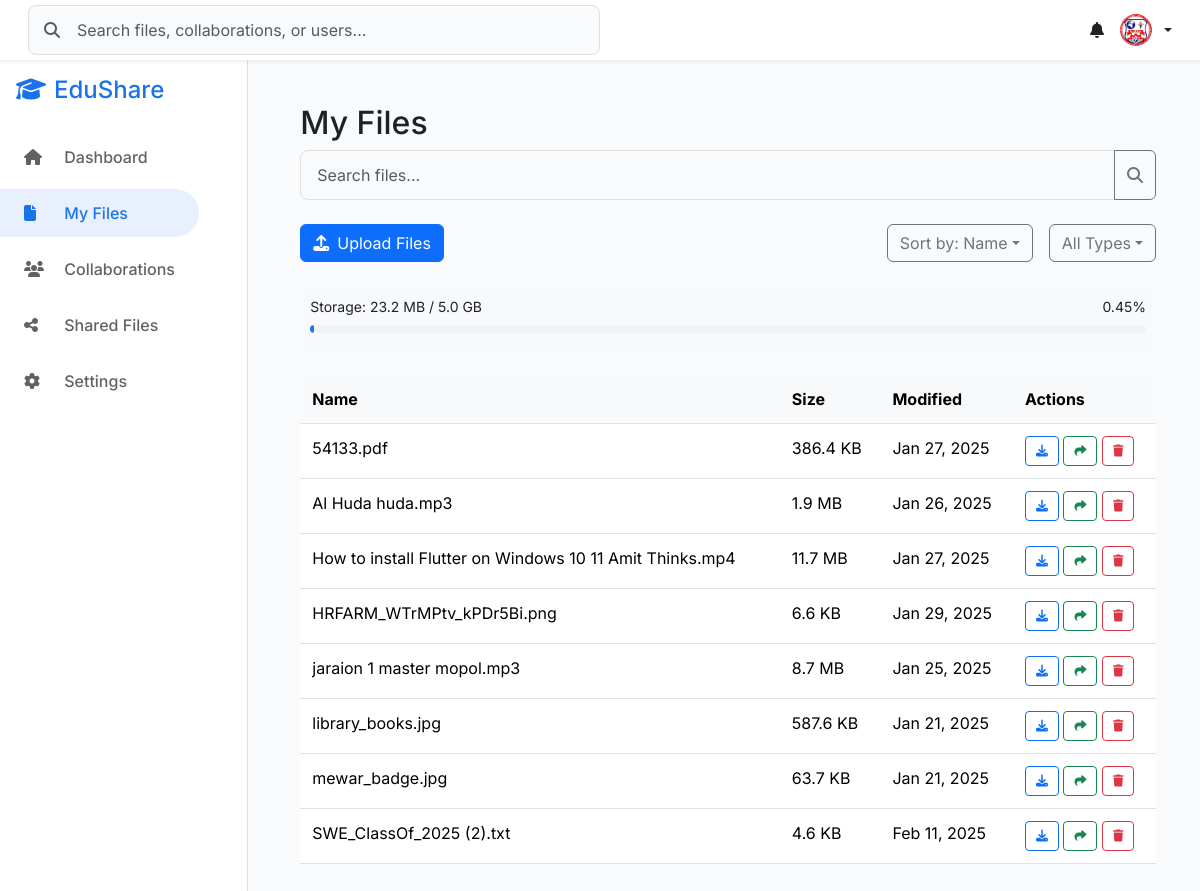
Page /auth/my-files/ (signed in) on the committed database.
### authentication/models.py (models this page shows, shortened)
class User(AbstractUser):
    ROLE_CHOICES = [
        ('faculty', 'Faculty'),
        ('admin', 'Admin'),
        ('external', 'External Partner'),
    ]
    email = models.EmailField(
        unique=True,
        validators=[EmailValidator()],
        error_messages={
            'unique': 'A user with this email already exists.',
        }
    )
    role = models.CharField(
        max_length=20,
        choices=ROLE_CHOICES
    )
    last_login_attempt = models.DateTimeField(null=True, blank=True)
    login_attempts = models.IntegerField(default=0)
    profile_picture = models.ImageField(
        upload_to=profile_picture_path,
        validators=[validate_image_size],
        null=True,
        blank=True,
        help_text="Upload a JPEG or PNG image (max size: 2MB)."
    )
    DEPARTMENT_CHOICES = [
        ('Computer Science', 'Computer Science'),
        ('Software Engineering', 'Software Engineering'),
        ('Cyber Security', 'Cyber Security'),
    ]
    department = models.CharField(
        max_length=100,
        choices=DEPARTMENT_CHOICES,
        blank=True,
        null=True
    )
    email_notifications = models.BooleanField(
        default=True,
        help_text="Enable email notifications about account activity"
    )
    file_updates = models.BooleanField(
        default=True,
        help_text="Receive notifications when shared files are modified"
    )
    USERNAME_FIELD = 'email'
    REQUIRED_FIELDS = ['username', 'role']
    class Meta:
        db_table = 'auth_user'

class File(models.Model):
    user = models.ForeignKey(User, on_delete=models.CASCADE)
    name = models.CharField(max_length=255)
    file = models.FileField(upload_to='files/')
    file_size = models.BigIntegerField()
    created_at = models.DateTimeField(auto_now_add=True)
    modified_at = models.DateTimeField(auto_now=True)

### authentication/views.py (the view)
# urls.py: path('my-files/', views.my_files, name='my_files'),
@login_required
def my_files(request):
    files = File.objects.filter(user=request.user).order_by('-created_at')
    paginator = Paginator(files, 10)
    page_number = request.GET.get('page', 1)
    page_obj = paginator.get_page(page_number)
    formatted_files = [{
        'id': file.id,
        'name': file.name,
        'size': format_file_size(file.file_size),
        'modified': file.modified_at.strftime('%b %d, %Y')
    } for file in page_obj]
    context = {
        'files': formatted_files,
        'storage_used': {
            'used': File.objects.filter(user=request.user).aggregate(total=Sum('file_size'))['total'] or 0,
            'total': 5 * 1024 * 1024 * 1024,  # 5GB in bytes
            'percentage': (File.objects.filter(user=request.user).aggregate(total=Sum('file_size'))['total'] or 0) / (5 * 1024 * 1024 * 1024) * 100,
            'used_formatted': format_file_size(File.objects.filter(user=request.user).aggregate(total=Sum('file_size'))['total'] or 0),
            'total_formatted': format_file_size(5 * 1024 * 1024 * 1024)
        }
    }
    return render(request, 'authentication/dashboard/my_files.html', context)

### authentication/views.py (called while the page is built)
def format_file_size(size_in_bytes):
    for unit in ['B', 'KB', 'MB', 'GB']:
        if size_in_bytes < 1024.0:
            return f"{size_in_bytes:.1f} {unit}"
        size_in_bytes /= 1024.0
    return f"{size_in_bytes:.1f} TB"

### authentication/templates/authentication/dashboard/my_files.html (shortened to what this page needs)
{% extends 'authentication/dashboard/base.html' %}
{% load static %}
{% block extra_css %}
<link rel="stylesheet" href="{% static 'css/my_files.css' %}">
{% endblock %}
{% block content %}
<div class="my-files-section">
    <h2>My Files</h2>
    <div class="search-bar mb-4">
        <div class="input-group">
            <input type="text" class="search-input form-control" placeholder="Search files..." id="search-input">
            <button class="btn btn-outline-secondary" type="button" id="search-button">
                <i class="fas fa-search"></i>
            </button>
        </div>
    </div>
    <div class="d-flex justify-content-between align-items-center mb-4">
        <button class="btn btn-primary" id="upload-files-btn">
            <i class="fas fa-upload me-2"></i>Upload Files
        </button>
        <div class="d-flex gap-3">
            <div class="dropdown">
                <button class="btn btn-outline-secondary dropdown-toggle" type="button" id="sort-by-dropdown" data-bs-toggle="dropdown" aria-expanded="false">
                </button>
            </div>
            <div class="dropdown">
                <button class="btn btn-outline-secondary dropdown-toggle" type="button" id="filter-by-dropdown" data-bs-toggle="dropdown" aria-expanded="false">
                </button>
            </div>
        </div>
    </div>
    <div class="storage-bar mb-4">
        <div class="d-flex justify-content-between align-items-center">
            <small>Storage: {{ storage_used.used_formatted }} / {{ storage_used.total_formatted }}</small>
            <small>{{ storage_used.percentage|floatformat:2 }}%</small>
        </div>
        <div class="progress">
            <div class="progress-bar" role="progressbar" style="width: {{ storage_used.percentage }}%;" aria-valuenow="{{ storage_used.percentage }}" aria-valuemin="0" aria-valuemax="100"></div>
        </div>
    </div>
    <div class="files-table">
        <table class="table table-hover">
            <thead>
                <tr>
                    <th>Name</th>
                    <th>Size</th>
                    <th>Modified</th>
                    <th>Actions</th>
                </tr>
            </thead>
            <tbody id="files-list">
                {% for file in files %}
                <tr data-file-id="{{ file.id }}">
                    <td>{{ file.name }}</td>
                    <td>{{ file.size }}</td>
                    <td>{{ file.modified }}</td>
                    <td>
                        <button class="btn btn-sm btn-outline-primary" data-action="download" data-file-id="{{ file.id }}">
                            <i class="fas fa-download"></i>
                        </button>
                        <button class="btn btn-sm btn-outline-success" data-action="share" data-file-id="{{ file.id }}">
                            <i class="fas fa-share"></i>
                        </button>
                        <button class="btn btn-sm btn-outline-danger" data-action="delete" data-file-id="{{ file.id }}">
                            <i class="fas fa-trash"></i>
                        </button>
                    </td>
                </tr>
                {% endfor %}
            </tbody>
        </table>
    </div>
</div>
{% endblock %}

### authentication/templates/authentication/dashboard/base.html (shortened to what this page needs)
{% load static %}
<!DOCTYPE html>
<html lang="en">
<head>
    <link href="https://cdn.jsdelivr.net/npm/bootstrap@5.3.2/dist/css/bootstrap.min.css" rel="stylesheet">
    <link rel="stylesheet" href="https://cdnjs.cloudflare.com/ajax/libs/font-awesome/6.5.1/css/all.min.css">
    <link rel="stylesheet" href="{% static 'css/base.css' %}">
    <link rel="stylesheet" href="{% static 'css/dashboard.css' %}">
    {% block extra_css %}{% endblock %}
</head>
<body>
    <nav class="navbar navbar-expand-lg navbar-light fixed-top bg-white shadow-sm">
        <div class="container-fluid">
            <div class="d-none d-lg-block w-50">
                <div class="position-relative">
                    <i class="fas fa-search position-absolute top-50 translate-middle-y ms-3 text-muted"></i>
                    <input class="form-control search-input ps-5" type="search"
                           placeholder="Search files, collaborations, or users...">
                </div>
            </div>
            <div class="d-flex align-items-center">
                <div class="dropdown me-3">
                    <a class="nav-link position-relative" href="#" role="button"
                       data-bs-toggle="dropdown" aria-expanded="false">
                        <i class="fas fa-bell"></i>
                    </a>
                </div>
                <div class="dropdown">
                    <a class="nav-link dropdown-toggle d-flex align-items-center gap-2" href="#"
                       role="button" data-bs-toggle="dropdown" aria-expanded="false">
                        {% if user.profile_picture %}
                            <img src="{{ user.profile_picture.url }}" alt="Profile"
                                 class="rounded-circle" width="32" height="32">
                        {% else %}
                            <div class="rounded-circle bg-primary text-white d-flex align-items-center justify-content-center"
                                 style="width: 32px; height: 32px; font-size: 14px;">
                                {{ user.get_full_name|default:user.email|make_list|first|upper }}
                            </div>
                        {% endif %}
                    </a>
                </div>
            </div>
        </div>
    </nav>
    <div class="d-flex">
        <nav id="sidebarMenu" class="sidebar collapse d-lg-block">
            <div class="position-fixed">
                <div class="px-3 mb-4 d-none d-lg-block">
                    <h4 style="color:#1a73e8" class="mb-0"><i class="fas fa-graduation-cap me-2"></i>EduShare</h4>
                </div>
                <ul class="nav flex-column">
                    <li class="nav-item">
                        <a class="nav-link {% if request.resolver_match.url_name == 'dashboard' %}active{% endif %}"
                           href="{% url 'authentication:dashboard' %}">
                            <i class="fas fa-home"></i> Dashboard
                        </a>
                    </li>
                    <li class="nav-item">
                        <a class="nav-link {% if request.resolver_match.url_name == 'my_files' %}active{% endif %}"
                           href="{% url 'authentication:my_files' %}">
                            <i class="fas fa-file"></i> My Files
                        </a>
                    </li>
                    <li class="nav-item">
                        <a class="nav-link {% if request.resolver_match.url_name == 'collaborations' %}active{% endif %}"
                           href="{% url 'authentication:collaborations' %}">
                            <i class="fas fa-users"></i> Collaborations
                        </a>
                    </li>
                    <li class="nav-item">
                        <a class="nav-link {% if request.resolver_match.url_name == 'shared_files' %}active{% endif %}"
                           href="{% url 'authentication:shared_files' %}">
                            <i class="fas fa-share-alt"></i> Shared Files
                        </a>
                    </li>
                    <li class="nav-item">
                        <a class="nav-link {% if request.resolver_match.url_name == 'settings' %}active{% endif %}"
                           href="{% url 'authentication:settings' %}">
                            <i class="fas fa-cog"></i> Settings
                        </a>
                    </li>
                </ul>
            </div>
        </nav>
        <main style="margin-left: 0.5rem;" class="flex-grow-1 p-4">
            {% block content %}{% endblock %}
        </main>
    </div>
</body>
</html>

### static/css/base.css (style rules this page uses)
:root { --primary-color: #1a73e8; --secondary-color: #5f6368; --sidebar-width: 250px; --navbar-height: 60px; --border-color: #e0e0e0; --hover-bg: #f8fafb; --shadow-sm: 0 1px 3px rgba(0, 0, 0, 0.1); --shadow-md: 0 4px 6px rgba(0, 0, 0, 0.1); }
body { min-height: 100vh; padding-top: var(--navbar-height); font-family: 'Inter', -apple-system, BlinkMacSystemFont, sans-serif; background-color: #f8fafb; color: #202124; }
.d-flex { display: flex; }
main { margin-left: var(--sidebar-width); width: calc(100% - var(--sidebar-width)); min-height: calc(100vh - var(--navbar-height)); background-color: #f8fafb; transition: margin-left 0.3s ease; }
.navbar { padding: 0.5rem 1rem; background: white; box-shadow: var(--shadow-sm); z-index: 1030; }
.search-input { padding: 0.75rem 1rem 0.75rem 2.5rem; border: 1px solid var(--border-color); border-radius: 8px; background-color: #f8fafb; transition: all 0.2s ease; }

### static/css/dashboard.css (style rules this page uses)
:root { --primary-color: #1a73e8; --sidebar-width: 250px; --navbar-height: 60px; --card-shadow: 0 2px 4px rgba(0, 0, 0, 0.05); --border-color: #e0e0e0; --hover-bg: #f8fafb; }
body { background-color: #f8fafb; font-family: 'Inter', -apple-system, BlinkMacSystemFont, sans-serif; }
.navbar { height: var(--navbar-height); background: white; box-shadow: 0 1px 3px rgba(0, 0, 0, 0.05); }
.search-input { background: #f8fafb; border: 1px solid var(--border-color); border-radius: 8px; padding: 0.75rem 1rem; width: 100%; transition: all 0.2s ease; }
.sidebar { background: white; width: var(--sidebar-width); border-right: 1px solid var(--border-color); padding: 1rem 0; }
.sidebar .nav-link { padding: 0.75rem 1.5rem; color: #5f6368; font-weight: 500; border-radius: 0 50px 50px 0; margin: 0.25rem 0; transition: all 0.2s ease; }
.sidebar .nav-link.active { background: #e8f0fe; color: var(--primary-color); }
.sidebar .nav-link i { width: 24px; margin-right: 12px; }
.progress { height: 8px; border-radius: 4px; background: #f1f3f4; margin: 0.5rem 0; }
.progress-bar { background: var(--primary-color); border-radius: 4px; }

### static/css/my_files.css (style rules this page uses)
.my-files-section { padding: 20px; }
.storage-bar { background-color: #f8f9fa; padding: 10px; border-radius: 5px; }
.files-table { margin-top: 20px; }
.files-table table { width: 100%; }
.files-table th, .files-table td { padding: 12px; text-align: left; }
.files-table th { background-color: #f8f9fa; }
.btn-sm { padding: 5px 10px; font-size: 12px; }

### rows in the picture
File: name "SWE_ClassOf_2025 (2).txt"
File: name "HRFARM_WTrMPtv_kPDr5Bi.png"
File: name "54133.pdf"
File: name "How to install Flutter on Windows 10 11 Amit Thinks.mp4"
File: name "Al Huda huda.mp3"
File: name "jaraion 1 master mopol.mp3"
File: name "library_books.jpg"
File: name "mewar_badge.jpg"

### other values in the picture
{{ storage_used.used_formatted }} "23.2 MB"
{{ storage_used.total_formatted }} "5.0 GB"
{{ storage_used.percentage|floatformat:2 }} "0.45"
{{ file.size }} "4.6 KB" "6.6 KB" "386.4 KB" "11.7 MB" "1.9 MB" "8.7 MB" "587.6 KB" "63.7 KB"
{{ file.modified }} "Feb 11, 2025" "Jan 29, 2025" "Jan 27, 2025" "Jan 27, 2025" "Jan 26, 2025" "Jan 25, 2025" "Jan 21, 2025" "Jan 21, 2025"
